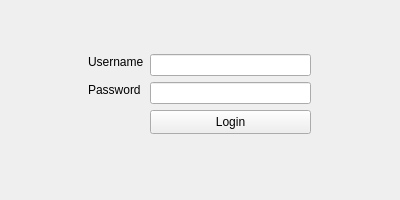
<?xml version="1.0" encoding="UTF-8"?>
<ui version="4.0">
 <class>Form</class>
 <widget class="QWidget" name="Form">
  <property name="geometry">
   <rect>
    <x>0</x>
    <y>0</y>
    <width>400</width>
    <height>200</height>
   </rect>
  </property>
  <property name="minimumSize">
   <size>
    <width>400</width>
    <height>200</height>
   </size>
  </property>
  <property name="maximumSize">
   <size>
    <width>400</width>
    <height>200</height>
   </size>
  </property>
  <property name="windowTitle">
   <string>Login Form</string>
  </property>
  <widget class="QLineEdit" name="input_password">
   <property name="geometry">
    <rect>
     <x>150</x>
     <y>82</y>
     <width>161</width>
     <height>22</height>
    </rect>
   </property>
   <property name="text">
    <string/>
   </property>
   <property name="echoMode">
    <enum>QLineEdit::Password</enum>
   </property>
  </widget>
  <widget class="QLineEdit" name="input_username">
   <property name="geometry">
    <rect>
     <x>150</x>
     <y>54</y>
     <width>161</width>
     <height>22</height>
    </rect>
   </property>
   <property name="text">
    <string/>
   </property>
  </widget>
  <widget class="QLabel" name="label_2">
   <property name="geometry">
    <rect>
     <x>88</x>
     <y>82</y>
     <width>53</width>
     <height>16</height>
    </rect>
   </property>
   <property name="text">
    <string>Password:</string>
   </property>
  </widget>
  <widget class="QLabel" name="label">
   <property name="geometry">
    <rect>
     <x>88</x>
     <y>54</y>
     <width>56</width>
     <height>16</height>
    </rect>
   </property>
   <property name="text">
    <string>Username:</string>
   </property>
  </widget>
  <widget class="QPushButton" name="button_login">
   <property name="geometry">
    <rect>
     <x>150</x>
     <y>110</y>
     <width>161</width>
     <height>24</height>
    </rect>
   </property>
   <property name="text">
    <string>Login</string>
   </property>
  </widget>
 </widget>
 <tabstops>
  <tabstop>input_username</tabstop>
  <tabstop>input_password</tabstop>
  <tabstop>button_login</tabstop>
 </tabstops>
 <resources/>
 <connections/>
</ui>
